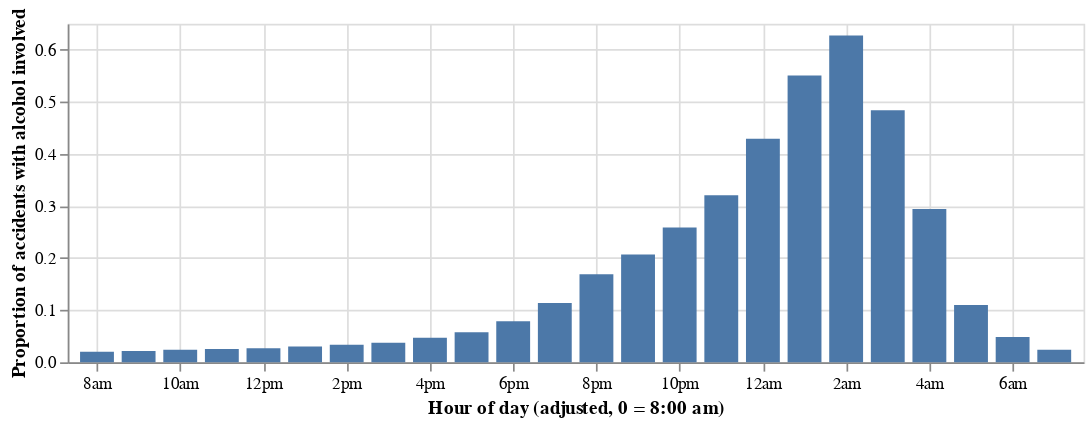

The code cell stored with this chart in its notebook:
### Markdown cell above
#### Distribution of the proportion of crashes involving alcohol by time of day

### Code cell
# We will attempt to use multiple models to fit this distribution. We will use polynomial splines and B-splines but it appears a skewed-normal may be a possible fit as well.

dftod = pd.DataFrame()

dftod["hour"] = range(0, 24)

dftod["alc"] = dfc.query("alcohol_involved == 1").groupby("hour")["case_id"].count()
dftod["nalc"] = dfc.query("alcohol_involved == 0").groupby("hour")["case_id"].count()
dftod["p"] = dftod["alc"] / dftod["nalc"]

dftod["adj_hour"] = [16, 17, 18, 19, 20, 21, 22, 23, 0, 1, 2, 3, 4, 5, 6, 7, 8, 9, 10, 11, 12, 13, 14, 15]
dftod["adj_label"] = ["8am", "9am", "10am", "11am", "12pm", "1pm", "2pm", "3pm", "4pm", "5pm", "6pm", "7pm", "8pm", "9pm", "10pm", "11pm", "12am", "1am", "2am", "3am", "4am", "5am", "6am", "7am"]
adj_labels = dict(zip(dftod["adj_hour"], dftod["adj_label"]))
print(adj_labels)

palc_base = alt.Chart(dftod).mark_bar(width = 20).encode(
    x = alt.X("adj_hour", title = "Hour of day (adjusted, 0 = 8:00 am)", scale = alt.Scale(domain = [-0.5, 23.5]),
               axis = alt.Axis(labelExpr = "{0: '8am', 1: '9am', 2: '10am', 3: '11am', 4: '12pm', 5: '1pm', 6: '2pm', 7: '3pm', 8: '4pm', 9: '5pm', 10: '6pm', 11: '7pm', 12: '8pm', 13: '9pm', 14: '10pm', 15: '11pm', 16: '12am', 17: '1am', 18: '2am', 19: '3am', 20: '4am', 21: '5am', 22: '6am', 23: '7am'}[datum.value]")),
    y = alt.Y("p", title = "Proportion of accidents with alcohol involved")
).properties(width = 600, height = 200)

palc_base.display()

### Figure 1 — Vega-Lite specification as saved in the notebook (floating-point values rounded to 4 significant figures)
{"config": {"view": {"continuousWidth": 300, "continuousHeight": 300}}, "data": {"name": "data-f764fa6592c0d2f466ed220de47a790c"}, "mark": {"type": "bar", "width": 20}, "encoding": {"x": {"axis": {"labelExpr": "{0: '8am', 1: '9am', 2: '10am', 3: '11am', 4: '12pm', 5: '1pm', 6: '2pm', 7: '3pm', 8: '4pm', 9: '5pm', 10: '6pm', 11: '7pm', 12: '8pm', 13: '9pm', 14: '10pm', 15: '11pm', 16: '12am', 17: '1am', 18: '2am', 19: '3am', 20: '4am', 21: '5am', 22: '6am', 23: '7am'}[datum.value]"}, "field": "adj_hour", "scale": {"domain": [-0.5, 23.5]}, "title": "Hour of day (adjusted, 0 = 8:00 am)", "type": "quantitative"}, "y": {"field": "p", "title": "Proportion of accidents with alcohol involved", "type": "quantitative"}}, "height": 200, "width": 600, "$schema": "https://vega.github.io/schema/vega-lite/v5.20.1.json", "datasets": {"data-f764fa6592c0d2f466ed220de47a790c": [{"hour": 0, "alc": 17197, "nalc": 40066, "p": 0.4292, "adj_hour": 16, "adj_label": "8am"}, {"hour": 1, "alc": 19687, "nalc": 35764, "p": 0.5505, "adj_hour": 17, "adj_label": "9am"}, {"hour": 2, "alc": 22849, "nalc": 36421, "p": 0.6274, "adj_hour": 18, "adj_label": "10am"}, {"hour": 3, "alc": 12760, "nalc": 26364, "p": 0.484, "adj_hour": 19, "adj_label": "11am"}, {"hour": 4, "alc": 7295, "nalc": 24769, "p": 0.2945, "adj_hour": 20, "adj_label": "12pm"}, {"hour": 5, "alc": 4400, "nalc": 39950, "p": 0.1101, "adj_hour": 21, "adj_label": "1pm"}, {"hour": 6, "alc": 3307, "nalc": 68407, "p": 0.04834, "adj_hour": 22, "adj_label": "2pm"}, {"hour": 7, "alc": 3348, "nalc": 139197, "p": 0.02405, "adj_hour": 23, "adj_label": "3pm"}, {"hour": 8, "alc": 2975, "nalc": 146728, "p": 0.02028, "adj_hour": 0, "adj_label": "4pm"}, {"hour": 9, "alc": 2617, "nalc": 121141, "p": 0.0216, "adj_hour": 1, "adj_label": "5pm"}, {"hour": 10, "alc": 2921, "nalc": 121368, "p": 0.02407, "adj_hour": 2, "adj_label": "6pm"}, {"hour": 11, "alc": 3383, "nalc": 131601, "p": 0.02571, "adj_hour": 3, "adj_label": "7pm"}, {"hour": 12, "alc": 4046, "nalc": 149161, "p": 0.02713, "adj_hour": 4, "adj_label": "8pm"}, {"hour": 13, "alc": 4651, "nalc": 153046, "p": 0.03039, "adj_hour": 5, "adj_label": "9pm"}, {"hour": 14, "alc": 5774, "nalc": 170745, "p": 0.03382, "adj_hour": 6, "adj_label": "10pm"}, {"hour": 15, "alc": 7245, "nalc": 193623, "p": 0.03742, "adj_hour": 7, "adj_label": "11pm"}, {"hour": 16, "alc": 8547, "nalc": 181164, "p": 0.04718, "adj_hour": 8, "adj_label": "12am"}, {"hour": 17, "alc": 11125, "nalc": 192442, "p": 0.05781, "adj_hour": 9, "adj_label": "1am"}, {"hour": 18, "alc": 13272, "nalc": 168903, "p": 0.07858, "adj_hour": 10, "adj_label": "2am"}, {"hour": 19, "alc": 13797, "nalc": 120949, "p": 0.1141, "adj_hour": 11, "adj_label": "3am"}, {"hour": 20, "alc": 15393, "nalc": 91004, "p": 0.1691, "adj_hour": 12, "adj_label": "4am"}, {"hour": 21, "alc": 16587, "nalc": 80066, "p": 0.2072, "adj_hour": 13, "adj_label": "5am"}, {"hour": 22, "alc": 17681, "nalc": 68352, "p": 0.2587, "adj_hour": 14, "adj_label": "6am"}, {"hour": 23, "alc": 17754, "nalc": 55383, "p": 0.3206, "adj_hour": 15, "adj_label": "7am"}]}}
